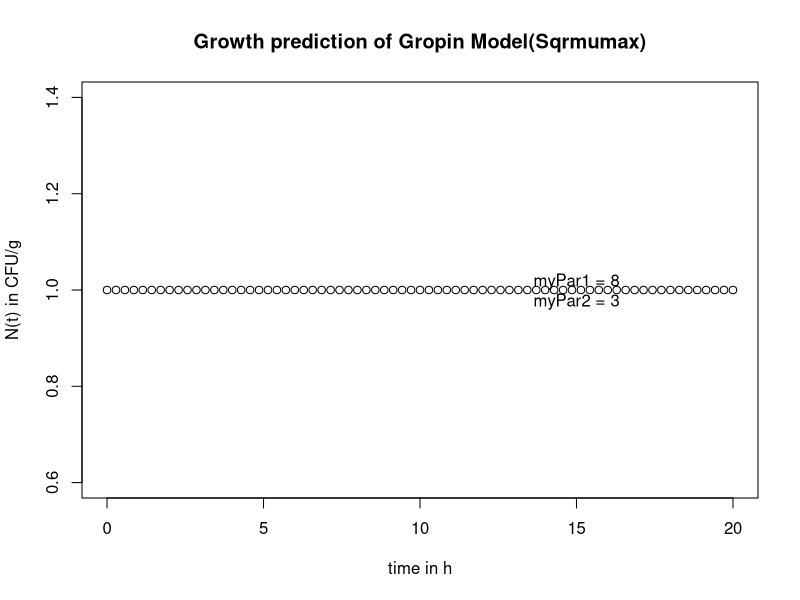

R code for this plot:
lagtime <- 10.0
N0 <- 1
NEnd <- 9
simTime <- 20
showNt <- 12
#responseSurface <- data.frame(cbind(seq(1,10),seq(1,10)))
responseSurface <- data.frame(cbind(rep(5:8,4),rep(1:4,each=4),seq(1,16)))
#colnames(responseSurface) <- c("myPar1", "myPar2",'lnmumax')
colnames(responseSurface) <- c("myPar1", "myPar2",'mumax')
colnames(responseSurface) <- c("myPar1", "myPar2",'Sqrmumax')
#############################
# start of Model script
#############################
timesteps <- seq(0,simTime,length.out = 71)
#timesteps <- seq(0,simTime,by=0.5)

myDF <- dim(responseSurface)

# mumax is always in the last column
mumax <- responseSurface[,myDF[2]]

# all corresponding parameters are in the other columns
nrOfIndependentVars <- myDF[2]-1
argumentsPar <- responseSurface[,1:nrOfIndependentVars]
if(is.null(colnames(responseSurface))){
  myAxis <- paste('Parameter',1:nrOfIndependentVars)
} else {
  myAxis <- colnames(responseSurface)[1:nrOfIndependentVars]
  #if(myAxis[length(myAxis)]=='<mu>max') {}
  if(colnames(responseSurface)[nrOfIndependentVars+1]=='lnmumax') {
    mumax <- exp(mumax)
  }
  if(colnames(responseSurface)[nrOfIndependentVars+1]=='Sqrmumax') {
    mumax <- (mumax)^2
  }
}


kinetic <- function(mumax) {
  h0 <- lagtime*mumax
  Q <- rep(NA,length(timesteps))
  Q[1] <- log(1/(exp(h0)-1))
  
  N <- rep(NA,length(timesteps))
  N[1] <- N0
  for(ti in 2:length(timesteps)){
    rate <- mumax*(timesteps[ti]-timesteps[ti-1])
    Q[ti] <- Q[ti-1] + rate
    N[ti] <- min(N[ti-1] + 1/(1+exp(-Q[ti]))*(1-10^(-abs(N[ti-1]-NEnd)))*rate/log(10),NEnd)
  }
  return(N=N)
}

if(nrOfIndependentVars==1){
  resultTotal <- as.data.frame(cbind(rep(timesteps,times=length(mumax)),
                                     rep(mumax,each=length(timesteps)),
                                     unlist(lapply(mumax, kinetic)),
                                     rep(argumentsPar,each=length(timesteps))
  ))
}
if(nrOfIndependentVars==2){
  resultTotal <- as.data.frame(cbind(rep(timesteps,times=length(mumax)),
                                     rep(mumax,each=length(timesteps)),
                                     unlist(lapply(mumax, kinetic)),
                                     rep(argumentsPar[1],each=length(timesteps)),
                                     rep(argumentsPar[2],each=length(timesteps))
  ))
}
colnames(resultTotal) <- c('time in h',
                           'growthrate',
                           'N(t) in CFU/g',
                           myAxis)


#############################
# End of Model script
#############################
#############################
# start of Visualisation script
#############################
# extracting subset chosen by showNt
# for visualization
mainText <- paste0('Growth prediction of Gropin Model(',
                   colnames(responseSurface)[nrOfIndependentVars+1],
                   ')')
plot(timesteps,unlist(lapply(mumax, kinetic)[showNt]),
     xlab='time in h',
     ylab='N(t) in CFU/g',
     main=mainText)
if(nrOfIndependentVars==1){
  newText <- paste0(myAxis,' = ',argumentsPar[showNt],collapse='\n')
}
if(nrOfIndependentVars==2){
  newText <- paste0(myAxis,' = ',argumentsPar[showNt,],collapse='\n')
}
text(simTime*0.75,1,newText)
#############################
# End of Visualisation script
#############################
